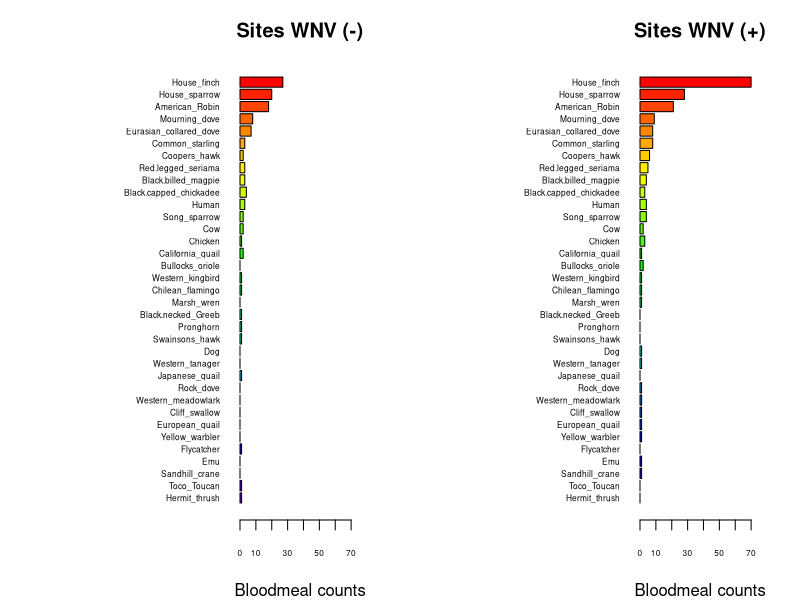
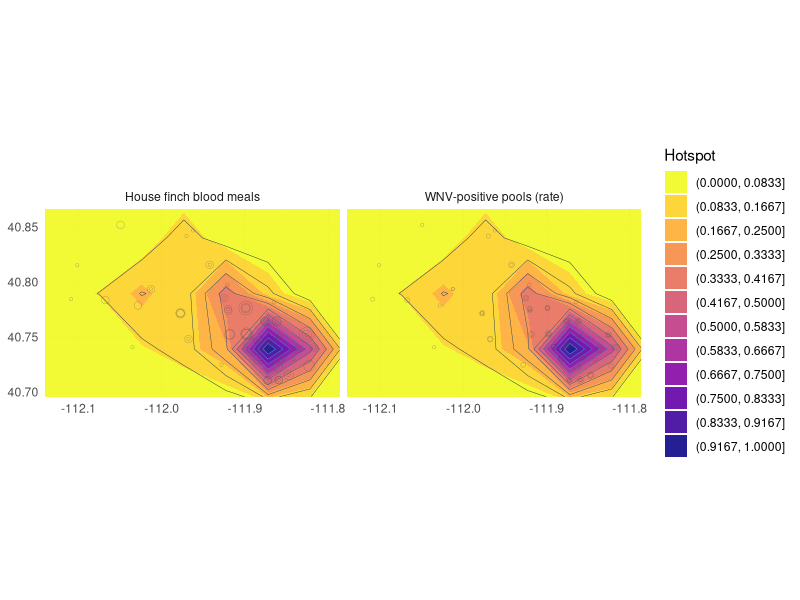

Write the R code that produced these figures, in order.
## ---- chunk 1
knitr::opts_chunk$set(echo = TRUE)
## ---- chunk 2
## import counts_matrix: data.frame with column 'loc_positives' (0/1) and host columns 'host_*'
counts_matrix <- read.csv("./bloodmeal_plusWNV_for_BIOL3070.csv")

## 1) Identify host columns
host_cols <- grep("^host_", names(counts_matrix), value = TRUE)

if (length(host_cols) == 0) {
  stop("No columns matching '^host_' were found in counts_matrix.")
}

## 2) Ensure loc_positives is present and has both levels 0 and 1 where possible
counts_matrix$loc_positives <- factor(counts_matrix$loc_positives, levels = c(0, 1))

## 3) Aggregate host counts by loc_positives
agg <- stats::aggregate(
  counts_matrix[, host_cols, drop = FALSE],
  by = list(loc_positives = counts_matrix$loc_positives),
  FUN = function(x) sum(as.numeric(x), na.rm = TRUE)
)

## make sure both rows exist; if one is missing, add a zero row
need_levels <- setdiff(levels(counts_matrix$loc_positives), as.character(agg$loc_positives))
if (length(need_levels)) {
  zero_row <- as.list(rep(0, length(host_cols)))
  names(zero_row) <- host_cols
  for (lv in need_levels) {
    agg <- rbind(agg, c(lv, zero_row))
  }
  ## restore proper type
  agg$loc_positives <- factor(agg$loc_positives, levels = c("0","1"))
  ## coerce numeric host cols (they may have become character after rbind)
  for (hc in host_cols) agg[[hc]] <- as.numeric(agg[[hc]])
  agg <- agg[order(agg$loc_positives), , drop = FALSE]
}

## 4) Decide species order (overall abundance, descending)
overall <- colSums(agg[, host_cols, drop = FALSE], na.rm = TRUE)
host_order <- names(sort(overall, decreasing = TRUE))
species_labels <- rev(sub("^host_", "", host_order))  # nicer labels

## 5) Build count vectors for each panel in the SAME order
counts0 <- rev(as.numeric(agg[agg$loc_positives == 0, host_order, drop = TRUE]))
counts1 <- rev(as.numeric(agg[agg$loc_positives == 1, host_order, drop = TRUE]))

## 6) Colors: reuse your existing 'cols' if it exists and is long enough; otherwise generate
if (exists("cols") && length(cols) >= length(host_order)) {
  species_colors <- setNames(cols[seq_along(host_order)], species_labels)
} else {
  species_colors <- setNames(rainbow(length(host_order) + 10)[seq_along(host_order)], species_labels)
}

## 7) Shared x-limit for comparability
xmax <- max(c(counts0, counts1), na.rm = TRUE)
xmax <- if (is.finite(xmax)) xmax else 1
xlim_use <- c(0, xmax * 1.08)

## 8) Plot: two horizontal barplots with identical order and colors
op <- par(mfrow = c(1, 2),
          mar = c(4, 12, 3, 2),  # big left margin for species names
          xaxs = "i")           # a bit tighter axis padding

## Panel A: No WNV detected (loc_positives = 0)
barplot(height = counts0,
        names.arg = species_labels, 
        cex.names = .5,
        cex.axis = .5,
        col = rev(unname(species_colors[species_labels])),
        horiz = TRUE,
        las = 1,
        xlab = "Bloodmeal counts",
        main = "Sites WNV (-)",
        xlim = xlim_use)

## Panel B: WNV detected (loc_positives = 1)
barplot(height = counts1,
        names.arg = species_labels, 
        cex.names = .5,
        cex.axis = .5,
        col = rev(unname(species_colors[species_labels])),
        horiz = TRUE,
        las = 1,
        xlab = "Bloodmeal counts",
        main = "Sites WNV (+)",
        xlim = xlim_use)

par(op)

## Keep the colors mapping for reuse elsewhere
host_species_colors <- species_colors
## ---- chunk 3

#glm: house-finch correlated with WNV positivity rate of pools?
glm2 <- glm(loc_rate ~ host_House_finch,
            data = counts_matrix)
summary(glm2)
## ---- chunk 4
library(dplyr)
library(tidyr)
library(ggplot2)

hm <- counts_matrix %>%
  filter(!is.na(long), !is.na(lat)) %>%
  transmute(
    long, lat,
    `WNV-positive pools (rate)` = loc_rate,
    `House finch blood meals`   = host_House_finch
  ) %>%
  pivot_longer(-c(long, lat), names_to = "metric", values_to = "value") %>%
  mutate(value = ifelse(is.na(value), 0, value))

# plot extent (a small pad around data)
xpad <- diff(range(hm$long))*0.05
ypad <- diff(range(hm$lat))*0.05
xlim <- range(hm$long) + c(-xpad, xpad)
ylim <- range(hm$lat) + c(-ypad, ypad)

ggplot(hm, aes(long, lat)) +
  borders("state", regions = "utah", colour = "grey75", fill = NA) +
  # KDE hotspot, weighted by value
  stat_density_2d_filled(
    aes(weight = value, fill = after_stat(level)),
    contour_var = "ndensity", geom = "polygon",
    bins = 12, alpha = 0.9, adjust = 0.8
  ) +
  # optional faint contours
  stat_density_2d(
    aes(weight = value, color = after_stat(level)),
    contour_var = "ndensity", bins = 12, linewidth = 0.15, show.legend = FALSE
  ) +
  # show sites lightly on top
  geom_point(aes(size = pmax(value, 0.0001)), alpha = 0.5, shape = 21, stroke = 0.2,
             fill = NA, color = "grey30", show.legend = FALSE) +
  coord_quickmap(xlim = xlim, ylim = ylim) +
  facet_wrap(~ metric, nrow = 1) +
  scale_fill_viridis_d(option = "C", direction = -1, name = "Hotspot") +
  guides(color = "none") +
  theme_minimal() +
  labs(x = NULL, y = NULL)
